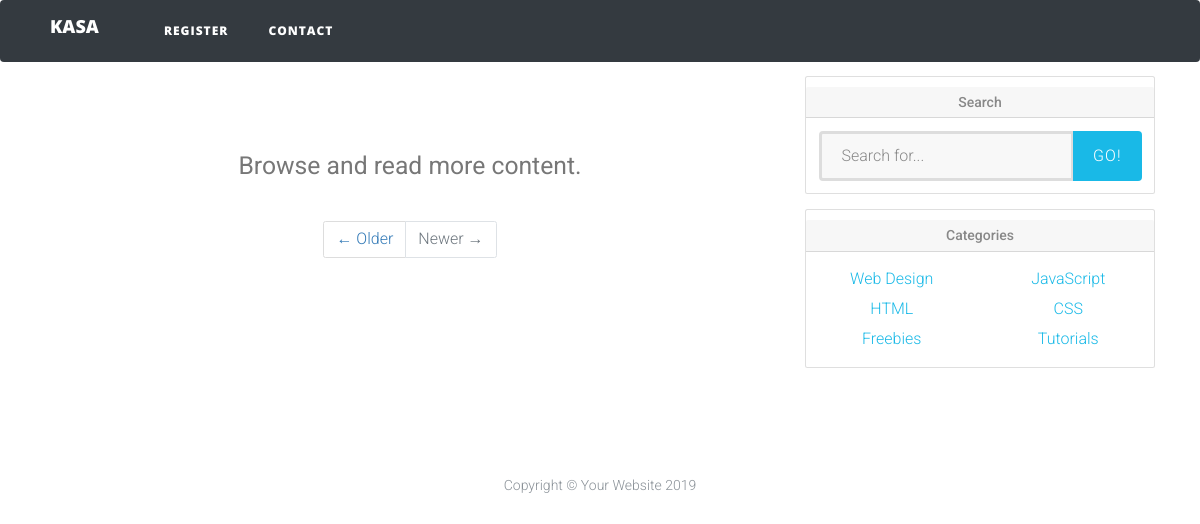
The page /list/ on the database as committed earlier.
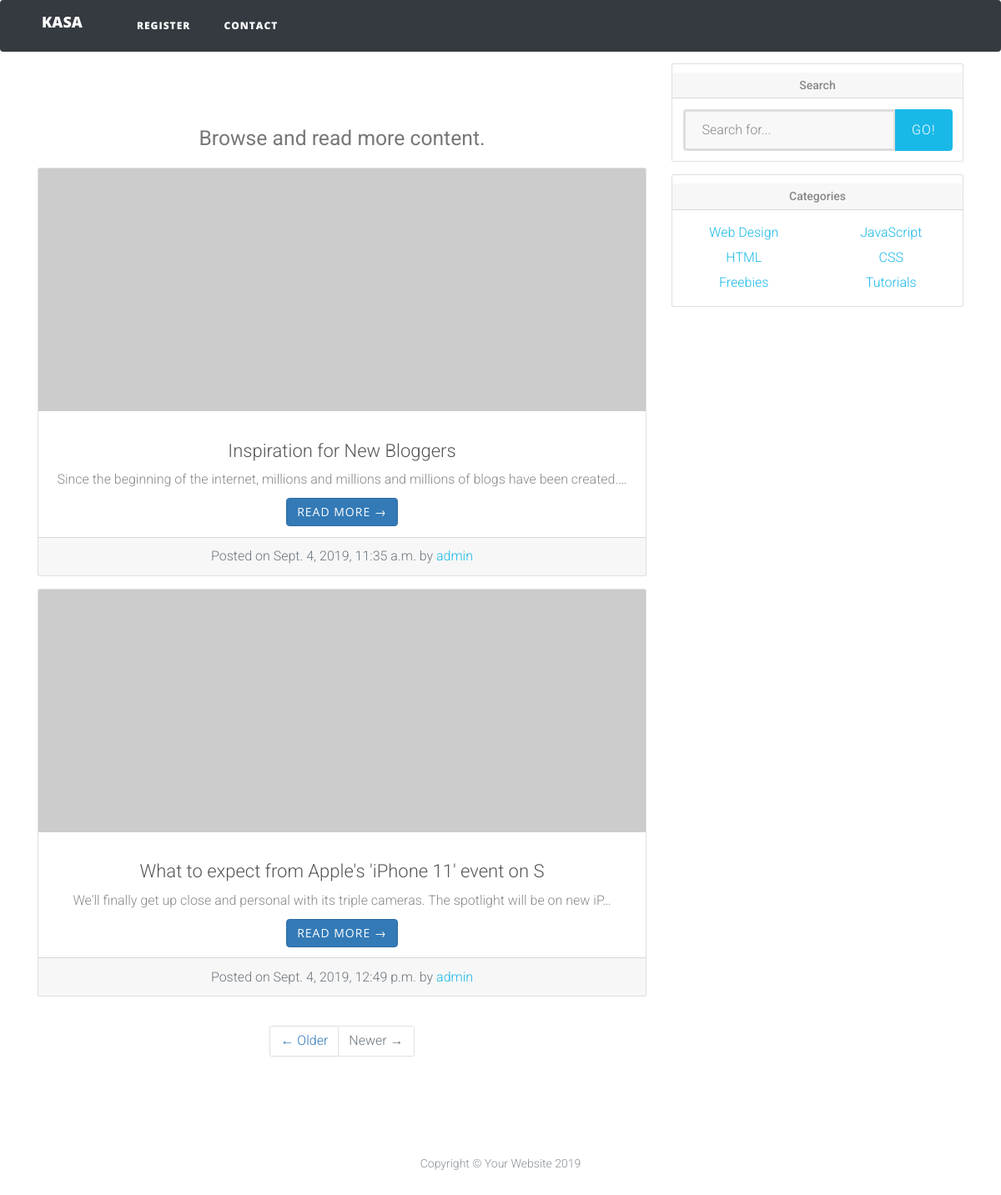
The same page on the database as committed later.
### blog/models.py (models this page shows, shortened)
class Blog(models.Model):
    blog_title = models.CharField(max_length=50)
    blog_content = models.TextField(max_length=1000)
    blog_date = models.DateTimeField(auto_now_add=True)
    blog_author = models.ForeignKey(User, on_delete=models.CASCADE)

### blog/views.py (the view)
# urls.py: path('list/', views.post_list, name='blog_entries'),
def post_list(request):
    template = 'blog/blog_list.html'
    context = {"blog_entries": Blog.objects.all()}
    return render(request, template_name=template, context=context)

### blog/templates/blog/blog_list.html
{% extends "blog/base.html" %}
{% block content %}
  <div class="container">
    <div class="row">
      <div class="col-md-8">
<br><br>
        <h1 class="my-4">
          <small>Browse and read more content.</small>
        </h1>
{% for blog in blog_entries %}
        <div class="card mb-4">
          <img class="card-img-top" src="http://placehold.it/750x300" alt="Card image cap">
          <div class="card-body">
            <h3 class="card-title">{{blog.blog_title}}</h3>
            <p class="card-text">{{blog.blog_content|truncatechars:100}}</p>
            <a href="{% url 'blog:blog-detail' blog.pk %}" class="btn btn-primary">Read More &rarr;</a>
          </div>
          <div class="card-footer text-muted">
            Posted on {{blog.blog_date}} by
            <a href="#">{{blog.blog_author}}</a>
          </div>
        </div>
{% endfor %}
        <ul class="pagination justify-content-center mb-4">
          <li class="page-item">
            <a class="page-link" href="#">&larr; Older</a>
          </li>
          <li class="page-item disabled">
            <a class="page-link" href="#">Newer &rarr;</a>
          </li>
        </ul>
      </div>
      <div class="col-md-4">
        <div class="card my-4">
          <h5 class="card-header">Search</h5>
          <div class="card-body">
            <div class="input-group">
              <input type="text" class="form-control" placeholder="Search for...">
              <span class="input-group-btn">
                <button class="btn btn-secondary" type="button">Go!</button>
              </span>
            </div>
          </div>
        </div>
        <div class="card my-4">
          <h5 class="card-header">Categories</h5>
          <div class="card-body">
            <div class="row">
              <div class="col-lg-6">
                <ul class="list-unstyled mb-0">
                  <li>
                    <a href="#">Web Design</a>
                  </li>
                  <li>
                    <a href="#">HTML</a>
                  </li>
                  <li>
                    <a href="#">Freebies</a>
                  </li>
                </ul>
              </div>
              <div class="col-lg-6">
                <ul class="list-unstyled mb-0">
                  <li>
                    <a href="#">JavaScript</a>
                  </li>
                  <li>
                    <a href="#">CSS</a>
                  </li>
                  <li>
                    <a href="#">Tutorials</a>
                  </li>
                </ul>
              </div>
            </div>
          </div>
        </div>
      </div>
    </div>
  </div>
{% endblock content %}

### blog/templates/blog/base.html (shortened to what this page needs)
<!Doctype html>
{% load static %}
<html lang="en">
<head>
  <link href="{% static 'blog/vendor/bootstrap/css/bootstrap.min.css' %}" rel="stylesheet">
  <link href="{% static 'blog/vendor/fontawesome-free/css/all.min.css' %}" rel="stylesheet" type="text/css">
  <link href="{%  static 'blog/css/clean-blog.min.css' %}" rel="stylesheet">
        <link rel="stylesheet" href="{% static 'blog/assets/bootstrap/css/bootstrap.min.css' %}">
        <link rel="stylesheet" href="{% static 'blog/assets/font-awesome/css/font-awesome.min.css' %}">
		<link rel="stylesheet" href="{% static 'blog/assets/css/form-elements.css' %}">
        <link rel="stylesheet" href="{% static 'blog/assets/css/style.css' %}">
</head>
<body>
  <nav class="navbar navbar-expand-lg navbar-dark bg-dark fixed-top" id="mainNav">
    <div class="container">
      <a class="navbar-brand" href="{% url 'blog:index' %}">KASA</a>
      <div class="collapse navbar-collapse" id="navbarResponsive">
        <ul class="navbar-nav ml-auto">
          <li class="nav-item">
            <a class="nav-link" href="#">Register</a>
          </li>
          <li class="nav-item">
            <a class="nav-link" href="{% url 'blog:contact' %}">Contact</a>
          </li>
        </ul>
      </div>
    </div>
  </nav>
<br><br>
  {% block content %}
  {% endblock content %}
  <footer>
    <div class="container">
      <div class="row">
        <div class="col-lg-8 col-md-10 mx-auto">
          <ul class="list-inline text-center">
            <li class="list-inline-item">
              <a href="#">
                <span class="fa-stack fa-lg">
                  <i class="fas fa-circle fa-stack-2x"></i>
                  <i class="fab fa-twitter fa-stack-1x fa-inverse"></i>
                </span>
              </a>
            </li>
            <li class="list-inline-item">
              <a href="#">
                <span class="fa-stack fa-lg">
                  <i class="fas fa-circle fa-stack-2x"></i>
                  <i class="fab fa-facebook-f fa-stack-1x fa-inverse"></i>
                </span>
              </a>
            </li>
            <li class="list-inline-item">
              <a href="#">
                <span class="fa-stack fa-lg">
                  <i class="fas fa-circle fa-stack-2x"></i>
                  <i class="fab fa-github fa-stack-1x fa-inverse"></i>
                </span>
              </a>
            </li>
          </ul>
          <p class="copyright text-muted">Copyright &copy; Your Website 2019</p>
        </div>
      </div>
    </div>
  </footer>
</body>
</html>

### blog/static/blog/assets/css/form-elements.css (style rules this page uses)
input[type="text"], input[type="password"], textarea, textarea.form-control { height: 50px; margin: 0; padding: 0 20px; vertical-align: middle; background: #f8f8f8; border: 3px solid #ddd; font-family: 'Roboto', sans-serif; font-size: 16px; font-weight: 300; line-height: 50px; color: #888; -moz-border-radius: 4px; -webkit-border-radius: 4px; border-radius: 4px; -moz-box-shadow: none; -webkit-box-shadow: none; box-shadow: none; -o-transition: all .3s; -moz-transition: all .3s; -webkit-transition: all .3s; -ms-transition: all .3s; transition: all .3s; }
button.btn { height: 50px; margin: 0; padding: 0 20px; vertical-align: middle; background: #19b9e7; border: 0; font-family: 'Roboto', sans-serif; font-size: 16px; font-weight: 300; line-height: 50px; color: #fff; -moz-border-radius: 4px; -webkit-border-radius: 4px; border-radius: 4px; text-shadow: none; -moz-box-shadow: none; -webkit-box-shadow: none; box-shadow: none; -o-transition: all .3s; -moz-transition: all .3s; -webkit-transition: all .3s; -ms-transition: all .3s; transition: all .3s; }

### blog/static/blog/assets/css/style.css (style rules this page uses)
body { font-family: 'Roboto', sans-serif; font-size: 16px; font-weight: 300; color: #888; line-height: 30px; text-align: center; }
a, a:hover, a:focus { color: #19b9e7; text-decoration: none; -o-transition: all .3s; -moz-transition: all .3s; -webkit-transition: all .3s; -ms-transition: all .3s; transition: all .3s; }
h1, h2 { margin-top: 10px; font-size: 38px; font-weight: 100; color: #555; line-height: 50px; }
h3 { font-size: 22px; font-weight: 300; color: #555; line-height: 30px; }
img { max-width: 100%; }
footer { padding-bottom: 70px; color: #fff; }
footer p { opacity: 0.8; }
footer a { color: #fff; }

Rows that differ between the two databases and show on the page:
added Blog: blog_title "Inspiration for New Bloggers", blog_content "Since the beginning of the internet, millions and millions and millions of blogs have been created.…", blog_date "Sept. 4, 2019, 11:35 a.m.", blog_author "admin"
added Blog: blog_title "What to expect from Apple's 'iPhone 11' event on S", blog_content "We'll finally get up close and personal with its triple cameras. The spotlight will be on new iP…", blog_date "Sept. 4, 2019, 12:49 p.m.", blog_author "admin"
